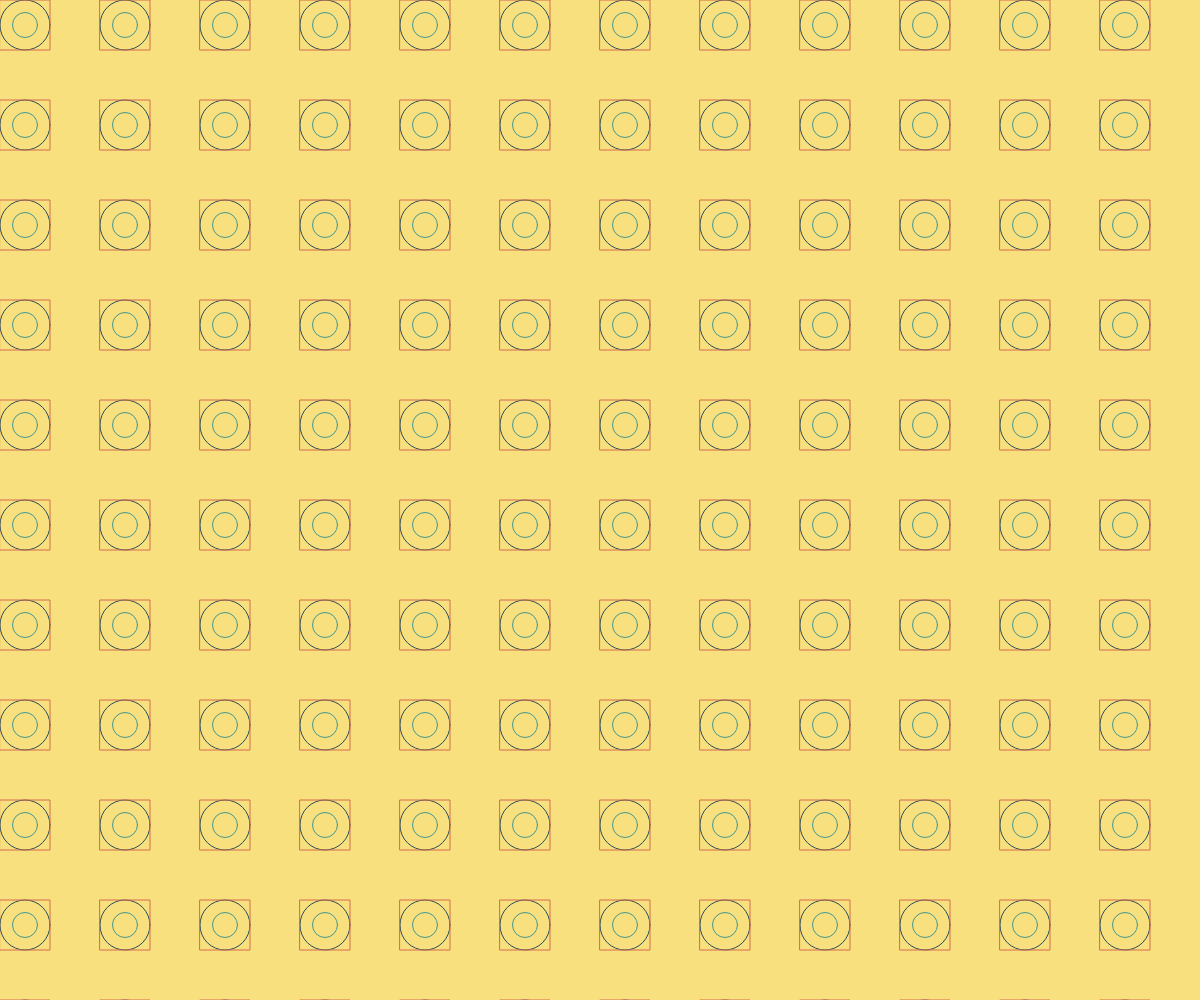
Frame 1 (no input)
Frame 60 (no input): identical to frame 1, image omitted
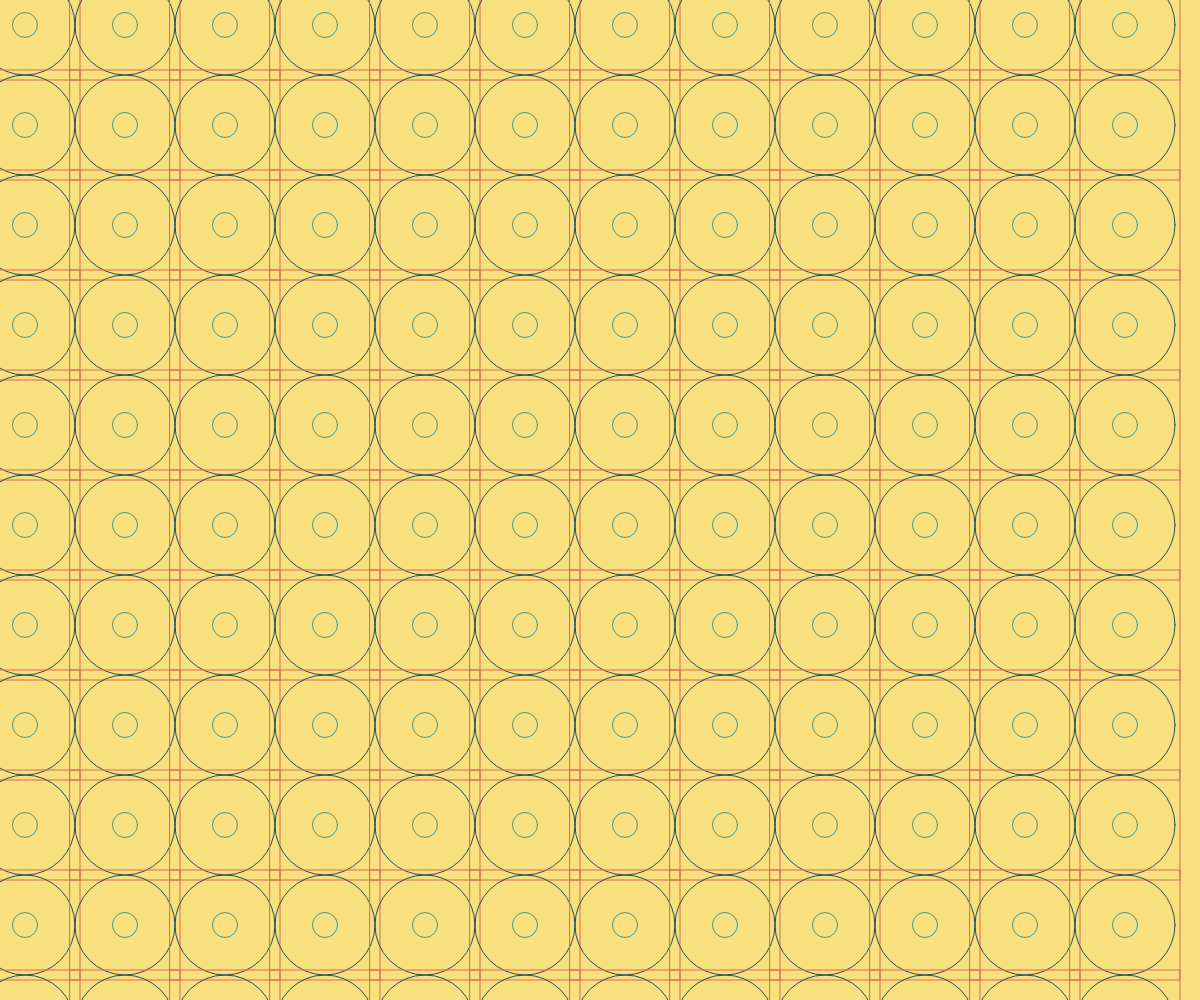
Frame 120 (the mouse pressed at the canvas centre since frame 60)

The p5.js sketch that drew these frames (run headless with seeded random() and noise() and a simulated clock; from frame 60 on, the mouse is pressed at the canvas centre):

// p5.js sketch
// ── sketch.js
function setup() {
  createCanvas(windowWidth, windowHeight);
}

function draw() {
  background("#F9E07F");
  stroke(225)
  noFill();
  rectMode(CENTER)//以方框為中心點為座標點

  for(var i=0;i<(width/50);i=i+2)
  {
    for(var k=0;k<(width/50);k=k+2)
   {stroke("#264D59")
   ellipse(25+(i*50),25+(k*50),50+mouseY/10)
   stroke("#D46C4E")
   rect(25+(i*50),25+(k*50),50+mouseX/10)
   stroke("#43978D")
   ellipse(25+(i*50),25+(k*50),25)
  }
 }





  //for(var i=0;i<(width/50);i++)
//{
//  for(var j=0;j<(height/50);j++)
//  {
//  ellipse(25+(i*50),25+(j*50),50+mouseX/2)
//  rect(25+(i*50),25+(j*50),50)
//  ellipse(50+(i*50),50+(j*50),25)
//  }
//}
}
